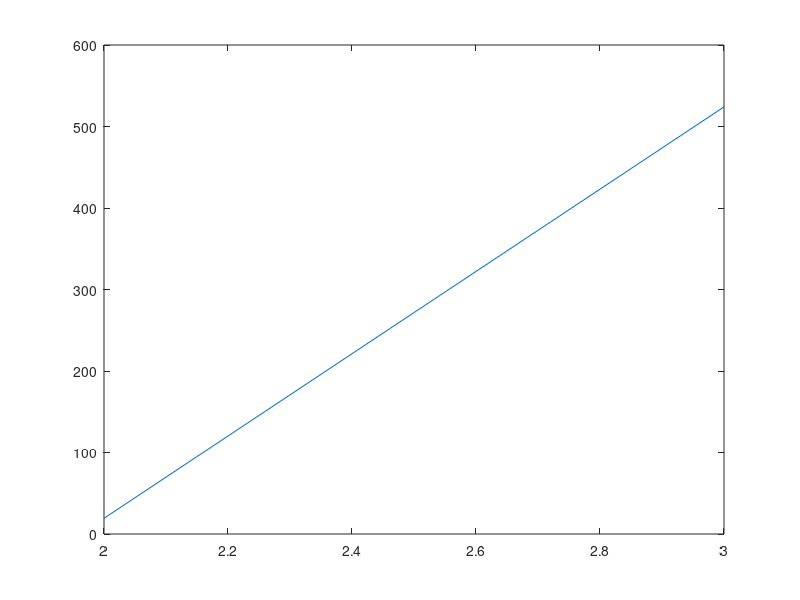
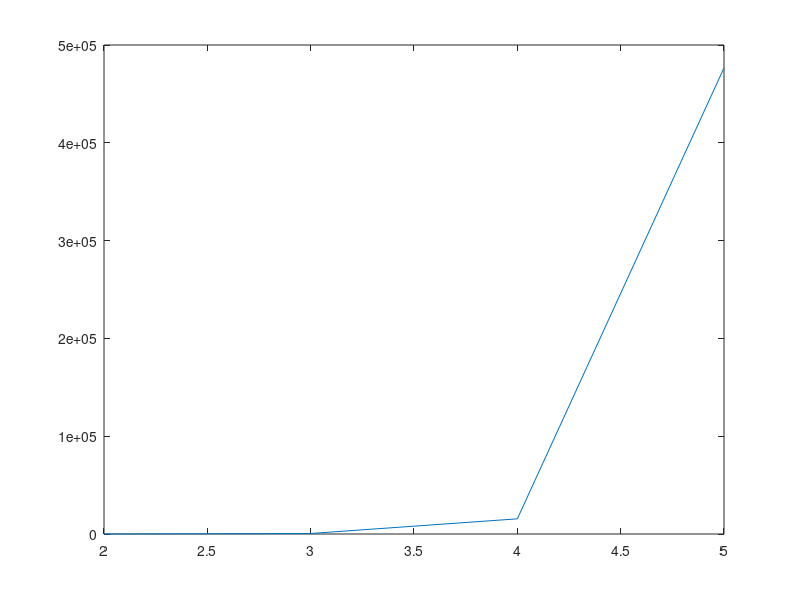
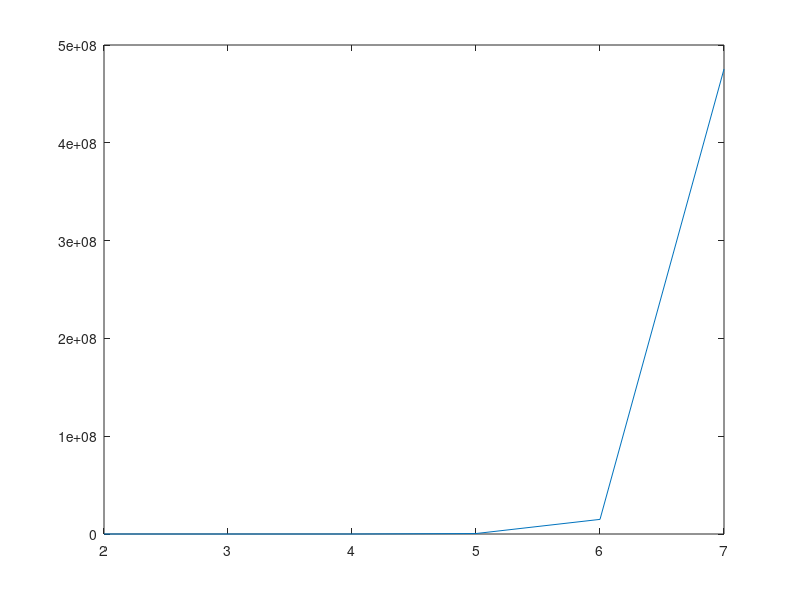

Reproduce these figures in MATLAB, in order.
% Pregunta1:
a = NaN
b = NaN
x = NaN
A = NaN
B = NaN
n= NaN
% Parte a: Algoritmo de elminacion Gaussiana con y sin pivoteo y sust hacia atras

function x = matrizTriangular(a,b)
    [m,n] = size(a)
    if m ~= n 
        display('Error; Matrices no cuadradas')
        return
    end
    x = NaN*ones(n,1);
    x(n)= b(n)/a(n, n);
    for i = n-1 : -1 : 1
        suma = 0.0;
        
        for j = i+1 : 1 :n
            suma = suma + a(i,j)*x(j);
        end
        
        x(i) = (b(i) - suma)/a(i,i);
    end
end
    
function [a, b]= eliminacionGaussiana(a,b, p)
    % Sin Pivoteo
    if p == 0
        [m,n] = size(a);
        for k = 1 : 1 : n-1
            for i = k+1 :1 :n
                alf = a(i,k)/a(k,k);
                for j = k:1:n
                    a(i,j) = a(i,j) - alf*a(k,j) ;
                endfor
                b(i) = b(i) - alf*b(k);
            endfor
        endfor
    % Con pivoteo
    elseif p == 1
        [m,n] = size(a);
        for k = 1 : 1 : n-1
            for i =k:1:n
              if abs(a(k,k)) < abs(a(i,k))
                for j = k: 1: n
                  t=a(k,j);
                  a(k,j) = a(i,j);
                  a(i,j) = t;
                endfor
                t = b(k);
                b(k) = b(i);
                b(i) = t;
              endif
            endfor
            for i = k+1 :1 :n
                alf = a(i,k)/a(k,k);
                for j = k:1:n
                    a(i,j) = a(i,j) - alf*a(k,j);
                endfor
                b(i) = b(i) - alf*b(k);
            endfor
        endfor
    elseif p != 0 & p !=1
       display("Error, definir pivoteo")
       return
    endif
endfunction
 

% Parte b:

A1=[[10e-8 , -1, 10e10]; [10, 10e-8 - 10e7, 1]; [1, -1, 1]]
b1 = A1*[1;-1;1]
A2=[[4 , -1, 1]; [10e-9, 10e-6, 10e-9]; [10e-16, -10e-16, 1]]
b2 = A2*[1;-1;1]

% El determinante de A1 = 10e17 - 10e11 - 10e2 -10 -1 - 10e-1 +10e-8 + 10e-16
% y el determinante de A2 = 4*10e-6 +10e-9 - 10e-22 + 2*10e-25 y ambos son distintos
% de 0 por lo que los sistemas tienen solucion.

% Parte c:

%  Sistema A1x=B1:
%  Sin pivoteo:
[a1, B1] = eliminacionGaussiana(A1, b1, 0)
x10 = matrizTriangular(a1, B1)
%  x10 =
%  10000000
%         0
%         1
%
% Error:
norm(([1;-1;1]-x10)/norm([1;-1;1], Inf),Inf)
%  ans = 9999999
%         
%  Con pivoteo:
[a1, B1] = eliminacionGaussiana(A1, b1, 1)
x11 = matrizTriangular(a1, B1)
%  x11 =
%
%  1
% -1
%  1
%
%  Error: 
norm(([1;-1;1]-x11)/norm([1;-1;1], Inf),Inf)
%  ans = 0  
%

%  Sistema A2x=B2 :
%  Sin pivoteo:
[a2, B2] = eliminacionGaussiana(A2, b2, 0)
x20 = matrizTriangular(a2, B2)
%  x20 =
%
%  1.00000
% -1.00000
%  1.00000
%  
% Error:
norm(([1;-1;1]-x20)/norm([1;-1;1], Inf),Inf)
%  ans =    1.1102e-16
%
%  Con pivoteo:
[a2, B2] = eliminacionGaussiana(A2, b2, 1)
x21 = matrizTriangular(a2, B2)
%  x21 =
%
%  1.00000
% -1.00000
%  1.00000
%  
% Error:
norm(([1;-1;1]-x21)/norm([1;-1;1], Inf),Inf)
%  ans =    1.1102e-16
%  
max(abs(eig(A1))) 
%  ans = 1.0000e+08
%
min(abs(eig(A1))) 
%  ans = 3.1623e+05
%
max(abs(eig(A2))) 
%  ans= 4.0000
%
min(abs(eig(A2))) 
% ans = 1.0003e-05
%
%  En el segundo sistema de ecuaciones vemos un error pequeno por cualquiera de 
%  dos metodos. Sin embargo en el primer sistema vemos una diferencia gigante
%  esta diferencia es causada porque si hacemos la eliminacion tal como esta la 
%  matriz vamos a empezar dividiendo por cifras muy pequenas y poco precisas lo 
%  que hara que ese error aumente con cada operacion de manera rapida, en cambio 
%  al momento de usar el pivoteo se reduce bastante error pues se evita manipular
%  estos numeros lo menos posible. Si el computador trabajara con aritmetica exacta
%  y con un numero infinito de cifras significativas esto no seria necesario pues
%  no seria necesario redondear o truncar numeros y por lo tanto, no se generaria
%  error pues siempre mantendriamos la definicion exacta de cada numero. En estos
%  computadores inexactos influye el pivoteo pues nos ayuda a disminuir el error
%  y obtener resultados mas fieles a lo esperado
%
% Los autovalores en la primera matriz al ser tan elevados hacen que en la matriz
% inversa sean muy pequenos y esto lo que quiere decir es que la matriz inversa 
% va a tender a ser singular y por lo tanto el numero de condicion sea muy grande.
% Entonces podemos asociar autovalores extremos con mal condicionamiento de la matriz.

% Parte d:

% condA1 
condA1 = norm(A1, Inf)*norm(inv(A1), Inf)
% ans = 1.0000e+11
%
% condA2:
condA2 = norm(A2, Inf)*norm(inv(A2), Inf)
% ans = 599850.04349
%
 norm((b1-A1*x10), Inf)/norm(b1, Inf)
% ans =  0.000100000
 norm((b1-A1*x11), Inf)/norm(b1, Inf) 
% ans = 0
 norm((b1-A2*x20), Inf)/norm(b1, Inf) 
% ans =  1.00000
norm((b1-A2*x21), Inf)/norm(b1, Inf)
% ans =  1.00000

% Entonces nos queda que:

condA1*norm((b1-A1*x10), Inf)/norm(b1, Inf) 
% ans = 10000000
%
condA1*norm((b1-A1*x11), Inf)/norm(b1, Inf)
% ans = 0
%
condA2*norm((b1-A2*x20), Inf)/norm(b1, Inf) 
% ans = 599850.04349
%
condA2*norm((b1-A2*x21), Inf)/norm(b1, Inf) 
% ans = 599850.04349


%Y luego efectivamente para todos los casos se tiene que: 
%Error = 9999999 <= 10000000
%Error = 0 <= 0
%Error =    1.1102e-16 <= 599850.04349
%Error =    1.1102e-16 <= 599850.04349

% Ejercicio 2:

% Parte a:

% Funcion que genera el vector de Hilbert
function A = Hilbert(n)
  A = NaN*ones(n,n);
  for i = 1 : 1 : n
    for j = 1 : 1 : n 
      A(i,j) = 1/(i+j-1);
    endfor
  endfor
endfunction

% Funcion que genera el vector asociado a la matriz de Hilbert
function b = HilbertVector(n)
  A = Hilbert(n);
  b = A*ones(n,1);
endfunction

% Parte a y b:
function HilbertAndError(n)
  for i = 2:1:n
    % Parte a: Genera la matriz con su vector asociado y resuelve el sistema
    % de las dos maneras pedidas.
    A = Hilbert(n)
    b = HilbertVector(n)
    [A0,b0] = eliminacionGaussiana(A,b,1)
    x0 = matrizTriangular(A0,b0)
    x = A\b
    
    % Parte b: Muestra la norma del error en pantalla para cada n
    r = b-A*x0
    dx = x0-x
    norm(r, Inf)
    norm(dx, Inf)
    % por ejemplo para n == 3 se obtienen los siguientes resultados:
    % r = [2.2204e-16; 0.0000e+00; 0.0000e+00]
    % dx = [-6.6613e-16; 2.6645e-15; -2.5535e-15]
    % norm(r,Inf) =  2.2204e-16
    % norm(dx, Inf) = 2.6645e-15
    
    % para n == 5
    % r = [4.4409e-16; 0.0000e+00; 2.2204e-16; 1.1102e-16; 1.1102e-16]
    % dx = [4.3965e-14; -8.7419e-13; 3.8874e-12; -5.9914e-12; 2.9738e-12]
    % norm(r,Inf) =  4.4409e-16
    % norm(dx, Inf) =  5.9914e-12
    
    % para n == 7 
    % r = [4.4409e-16; 0.0000e+00; 2.2204e-16; 0.0000e+00; -2.2204e-16; -1.1102e-16
    % ;1.1102e-16; 0.0000e+00]
    % dx = [4.2433e-12; -2.0031e-10;  2.3706e-09; -1.1859e-08;  2.9935e-08
    % ; -4.0139e-08; 2.7291e-08; -7.4036e-09]
    % norm(r,Inf) =  4.4409e-16
    % norm(dx, Inf) = 0.000000040139

  endfor
endfunction

% Parte c:

% Para una computadora de 32 bits, basta con que el condicionamiento este en el
% orden de 10e8 y esto ocurre a partir de n = 6 (el condicionamiento para la 
% matriz de Hilbert de tamano 6 es 29070279.00408)

% Parte d:

% Como no se conoce el n se da una formula en base un n dao que luego el lector 
% puede probar

% sin embargo aqui hay algunos casos de prueba:
% para n = 3 => cond(Hilbert(3)) = 524.06
% para n = 5 => cond(Hilbert(5)) = 476607.25024
% para n = 7 => cond(Hilbert(7)) = 475367356.36862

for n = 3:2:7
  r = 2: 1 :n
  y = NaN*ones(1,n-1)
  for i = 1:n-1
    y(i) = cond(Hilbert(i+1))
  endfor
  figure(n)
  plot(r, y)
  xlim([2, n])
endfor


% Parte e:

% Podemos ver que a medida que n aumenta el condicionamiento de la matriz aumenta 
% y esto se debe a que cada vez que incrementamos el tamano de n se van agregando
% entradas mas pequenas a la matriz lo que hace que su manipulacion con la aritmetica
% del computador sea mas propensa a errores, el aumento de error es exponencial 
% lo que nos lleva a concluir que la matriz de Hilbert es una matriz muy mal 
% condicionada para n pequenos y es casi imposible de manejar para n grandes

